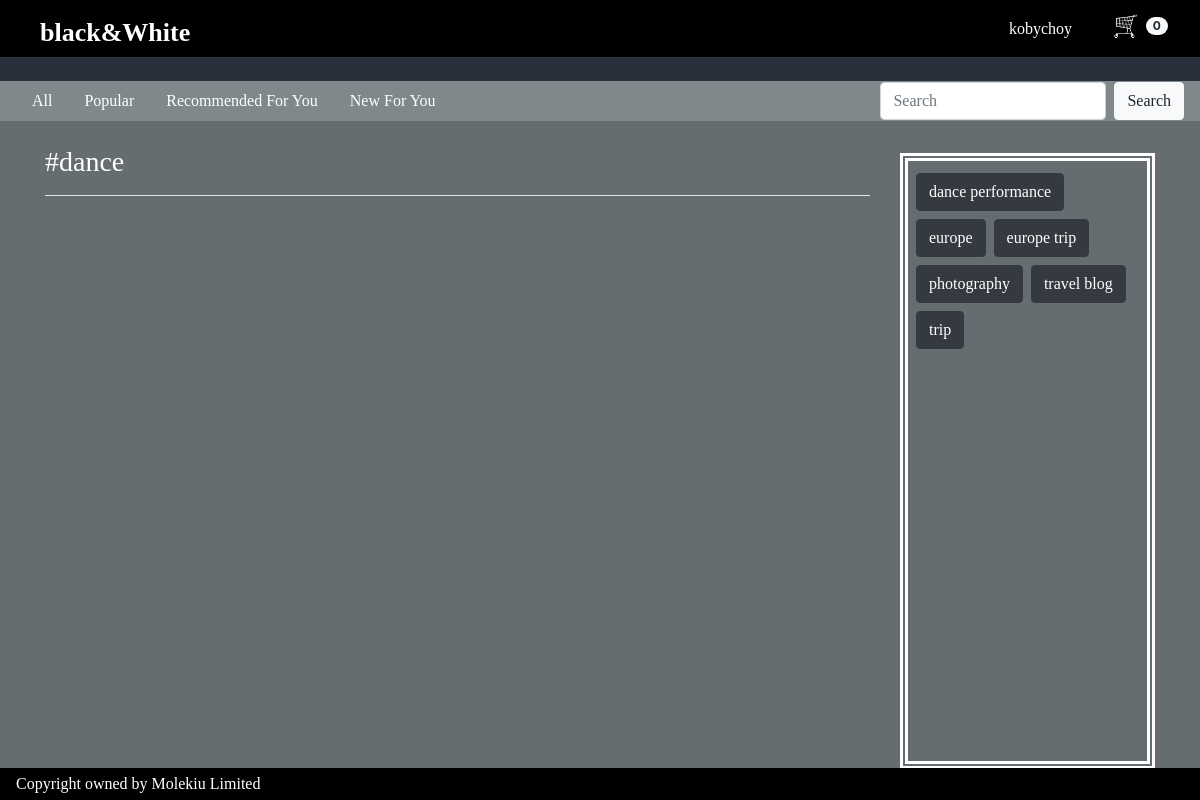
Page /webb/7/hashtag_detail/ (signed in) on the committed database.
### webb/models.py (models this page shows, shortened)
class Hashtag(models.Model):
    tag_text = models.CharField(max_length=100)
    def get_absolute_url(self):
        return reverse('webb:hashtag_detail', args=[self.pk])

### webb/views.py (the view)
# urls.py: path('<int:pk>/hashtag_detail/', HashtagDetailView.as_view(), name='hashtag_detail'),
class HashtagDetailView(DetailView):
    model = Hashtag
    template_name = 'hashtags/hashtag_detail.html'
    def get_context_data(self, **kwargs):
        context = super().get_context_data(**kwargs)
        context['hashtags_list'] = Hashtag.objects.exclude(pk=self.get_object().pk).order_by('tag_text')
        return context

### webb/models.py (called while the page is built)
    def get_absolute_url(self):
        return reverse('webb:profile_detail', args=[self.pk])

### webb/templates/hashtags/hashtag_detail.html (shortened to what this page needs)
{% load static %}
<!DOCTYPE html>
<html>
    <head>
		<link rel="stylesheet" href="https://maxcdn.bootstrapcdn.com/bootstrap/4.4.1/css/bootstrap.min.css">
		<link rel="stylesheet" href="https://cdnjs.cloudflare.com/ajax/libs/font-awesome/4.7.0/css/font-awesome.min.css">
    </head>
    <body style="background-color: #656D71">
        {% include 'nav/home_nav.html' %}
        <div id='art_news_ticker' style="background-color:#2A303B; height: 3vh;" class="nav-shadow">
        </div>
        {% include 'nav/blog_critique_nav.html'%}
        <div class="mt-3 didot row mx-auto" style="width: 95%; color: white">
            <div class="col-9">
                <h3 class="my-2">#{{ object.tag_text }}</h3>
                <hr style="background-color:white;">
            </div>
            <div class="col-3 w-100" style="height: 77vh;">
                <div class="container-fluid w-100 px-1 mt-3 py-2 h-100" style="border-color: white; border-style: double; border-width: 8px;
                overflow-y: auto;">
                    <div class="d-flex flex-wrap">
                        {% for hashtag in hashtags_list %}
                        <div class='m-1'><a class="btn btn-dark" href="{{ hashtag.get_absolute_url }}"
                            style="width: fit-content;">{{ hashtag.tag_text }}</a></div>
                        {% endfor %}
                    </div>
                </div>
            </div>
        </div>
        <footer class="fixed-bottom justify-content-between d-flex py-1 px-3" style="background-color:black; color:white;">
			<div id="copyright" class="didot">
				 Copyright owned by Molekiu Limited
			</div>
		</footer>
    </body>
</html>

### webb/templates/nav/home_nav.html (shortened to what this page needs)
{% load static %}
<nav id="navbar" class="navbar navbar-expand py-0 navbar-right" style="background-color: black; height:fit-content;">
    <a class="navbar-brand ml-4 mt-2 didot bold" style="color:white;font-size: 26px;" href="{% url 'webb:home' %}">black&White</a>
    <ul class="navbar-nav ml-auto mr-3">
        <li class="nav-item didot" style="color: white;">
            {% if user.is_authenticated %}
                <div class="dropdown">
                    <button class="btn" style="background-color: none; color:white;" data-toggle="dropdown">
                        {{ user.username }}</button>
                </div>
            {% else %}
                <a data-toggle="modal" data-target="#sign_in">
                    <img src="{% static 'images/user.png' %}" style="width:4vh; height:4vh;">
                </a>
            {% endif %}
        </li>
        <li class="nav-item">
            <a onclick="open_cart_modal()">
                <img class="ml-4" src="{% static 'images/cart_bw.png'%}" style="width:4vh; height:4vh;">
            </a>
            <span id='no_product_cart' class="badge badge-pill badge-light">0</span>
        </li>
    </ul>
</nav>

### webb/templates/hashtags/hashtag_detail.html (style rules this page uses)
html, body { margin: 0; height: 100%; width: 100%; }
.didot { font-family: Didot, "Didot LT STD", "Hoefler Text", Garamond, "Times New Roman", serif; }
.bold { font-weight: bold; }
.nav-shadow { box-shadow: 0 5px 10px 0 rgba(0, 0, 0, 0.4), 0 6px 20px 0 rgba(0, 0, 0, 0.4); }
a { text-decoration: none; color:white }
body { background-color: #D5DAE0; }

### rows in the picture
Hashtag: tag_text "dance"
Hashtag: tag_text "dance performance"
Hashtag: tag_text "europe"
Hashtag: tag_text "europe trip"
Hashtag: tag_text "photography"
Hashtag: tag_text "travel blog"
Hashtag: tag_text "trip"

### other values in the picture
{{ user.username }} "kobychoy"
